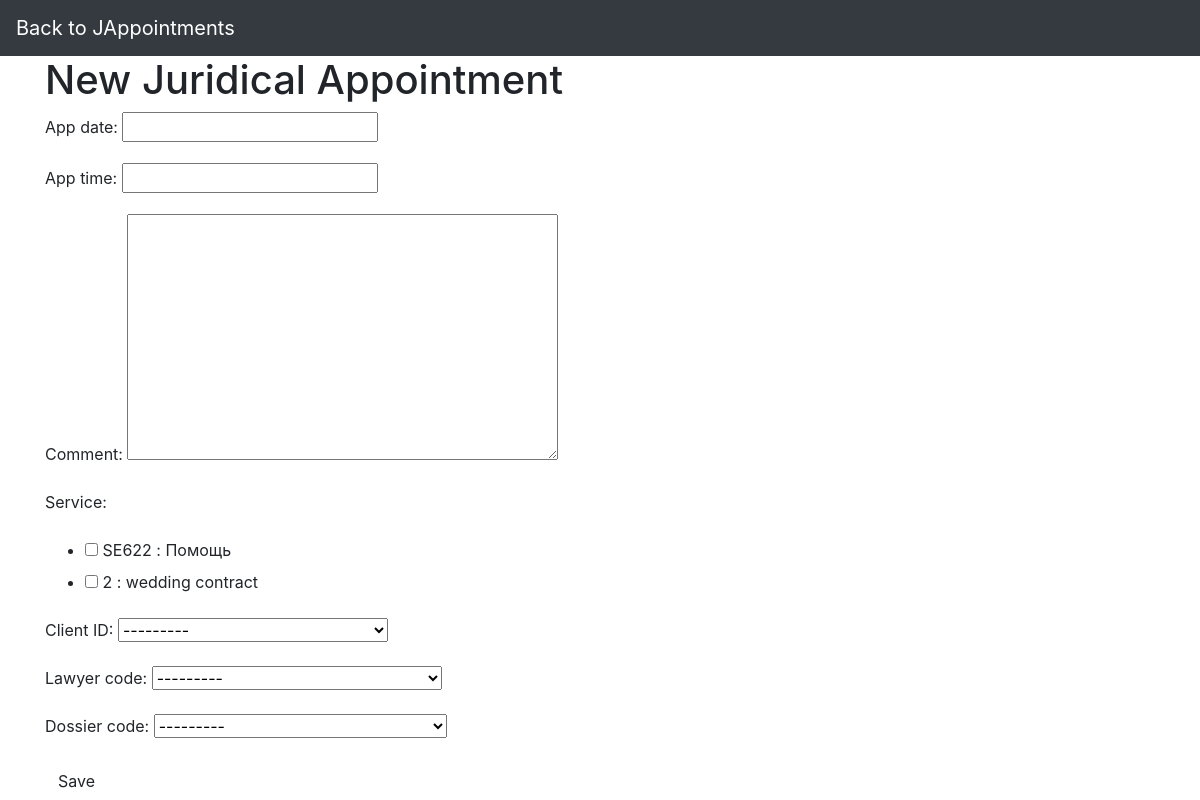
Page /database/appointment_J/create on the earlier database version.
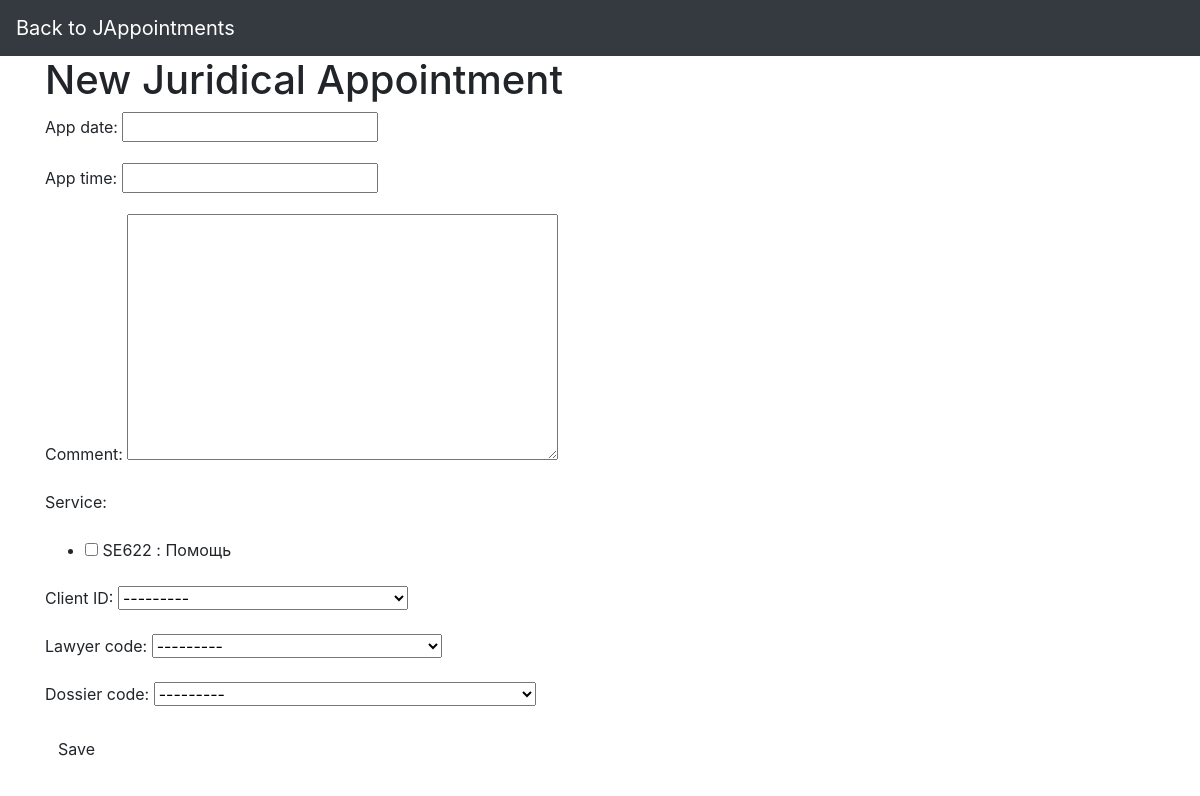
Same page on the later database version.
### DataBase/models.py (models this page shows, shortened)
class Client(models.Model):
    first_name = models.CharField(max_length=25)
    surname = models.CharField(max_length=25)
    mid_name = models.CharField(max_length=25)
    adr_city = models.CharField(max_length=30)
    adr_street = models.CharField(max_length=20)
    adr_build = models.IntegerField()
    mail_info = models.EmailField(max_length=30)
    class Meta:
        abstract = True
        ordering = ['first_name']

class Client_juridical(Client):
    num_client_j = models.CharField(max_length=8, help_text='EDRPOU code', primary_key=True)
    client_position = models.CharField(max_length=25)
    name_of_company = models.CharField(max_length=25)
    iban = models.CharField(max_length=29)
    def __str__(self):
        return f'{self.num_client_j} : {self.first_name} {self.surname}'
    class Meta(Client.Meta):
        db_table = 'Client_juridical'

class Lawyer(models.Model):
    lawyer_code = models.CharField(max_length=8, primary_key=True)
    first_name = models.CharField(max_length=25)
    surname = models.CharField(max_length=25)
    mid_name = models.CharField(max_length=25)
    specialization = models.CharField(max_length=20)
    mail_info = models.EmailField(max_length=30)
    service = models.ManyToManyField(Services)
    work_days = models.ManyToManyField(Work_days)
    def __str__(self):
        return f'{self.lawyer_code} : {self.first_name} {self.surname}'
    class Meta:
        db_table = 'Lawyer'
        ordering = ['first_name']

class Dossier(models.Model):
    DOS_STATUS = [
        ('open', 'open'),
        ('closed', 'closed'),
        ('closed-won', 'closed-won'),
    ]
    issue = models.TextField()
    status = models.CharField(max_length=10, choices=DOS_STATUS, default='open')
    date_signed = models.DateField()
    date_expired = models.DateField()
    date_closed = models.DateField(blank=True, null=True)
    fee = models.DecimalField(max_digits=7, decimal_places=2)
    paid = models.BooleanField(default=False)
    court_name = models.CharField(max_length=50, blank=True, null=True)
    court_adr = models.CharField(max_length=50, blank=True, null=True)
    court_date = models.DateTimeField(blank=True, null=True)
    lawyer_code = models.ForeignKey(Lawyer, on_delete=models.DO_NOTHING,
                                    blank=True, null=True)
    class Meta:
        abstract = True

class Dossier_J(Dossier):
    code_dossier_j = models.CharField(max_length=8, primary_key=True)
    num_client_j = models.ForeignKey(Client_juridical, on_delete=models.DO_NOTHING)
    def __str__(self):
        return f'{self.code_dossier_j} : {self.num_client_j}'
    class Meta(Dossier.Meta):
        db_table = 'Dossier_J'

### DataBase/views.py (the view)
# urls.py: path('appointment_J/create', views.create_appointment_j, name='appointment_j-form'),
def create_appointment_j(request):
    if request.method == "POST":
        form = Appointment_JForm(request.POST)
        if form.is_valid():
            form.save()
            return redirect(request.POST['appoint_code_j'])
    else:
        form = Appointment_JForm()
    return render(request, 'create_appointment_j.html', {'form': form})

### DataBase/forms.py
class Appointment_JForm(ModelForm):
    comment = forms.CharField(required=False, widget=forms.Textarea)
    service = forms.ModelMultipleChoiceField(queryset=Services.objects.all(), widget=forms.CheckboxSelectMultiple)
    num_client_j = forms.ModelChoiceField(label='Client ID', queryset=Client_juridical.objects.all())
    lawyer_code = forms.ModelChoiceField(label='Lawyer code', queryset=Lawyer.objects.all())
    code_dossier_j = forms.ModelChoiceField(label='Dossier code', queryset=Dossier_J.objects.all())
    class Meta:
        model = Appointment_J
        fields = ['app_date', 'app_time', 'comment', 'service', 'num_client_j', 'lawyer_code', 'code_dossier_j']

### DataBase/models.py (called while the page is built)
    def __str__(self):
        return f'{self.service_code} : {self.name_service}'

### DataBase/templates/create_appointment_j.html (shortened to what this page needs)
{% extends "base_generic.html" %}
{% block navbar %}
    <a class="navbar-brand" href="jappointments.html">Back to JAppointments</a>
{% endblock %}
{% block content %}
    <h1>New Juridical Appointment</h1>
    <form method="POST" class="post-form">
        {{ form.as_p }}
        <button type="submit" class="save btn btn-default">Save</button>
    </form>
{% endblock %}

### DataBase/templates/base_generic.html (shortened to what this page needs)
<!DOCTYPE html>
<html lang="en">
<head>
    {% load static %}
    <link rel="stylesheet" href="{% static 'docs/css/main.css' %}">
    <link rel="stylesheet" href="https://maxcdn.bootstrapcdn.com/bootstrap/4.4.1/css/bootstrap.min.css">
</head>
<body>
<nav class="navbar navbar-expand-sm bg-dark navbar-dark">
    {% block navbar%}
    {%endblock%}
</nav>
<div class="container">
    {% block content %}{% endblock %}
</div>
</body>
</html>

Differences in the rows shown:
added Dossier_J: code_dossier_j "---------"
Other differences:
form field service: "☐ ☐" → "☐"
form field code_dossier_j: "---------" → (not shown)
text no longer shown: "App date: App time: Comment: Service: SE622 : Помощь 2 : wedding contract Client ID: Lawyer code: Dossier code:"
text now shown: "App date: App time: Comment: Service: SE622 : Помощь Client ID: Lawyer code: Dossier code:"
